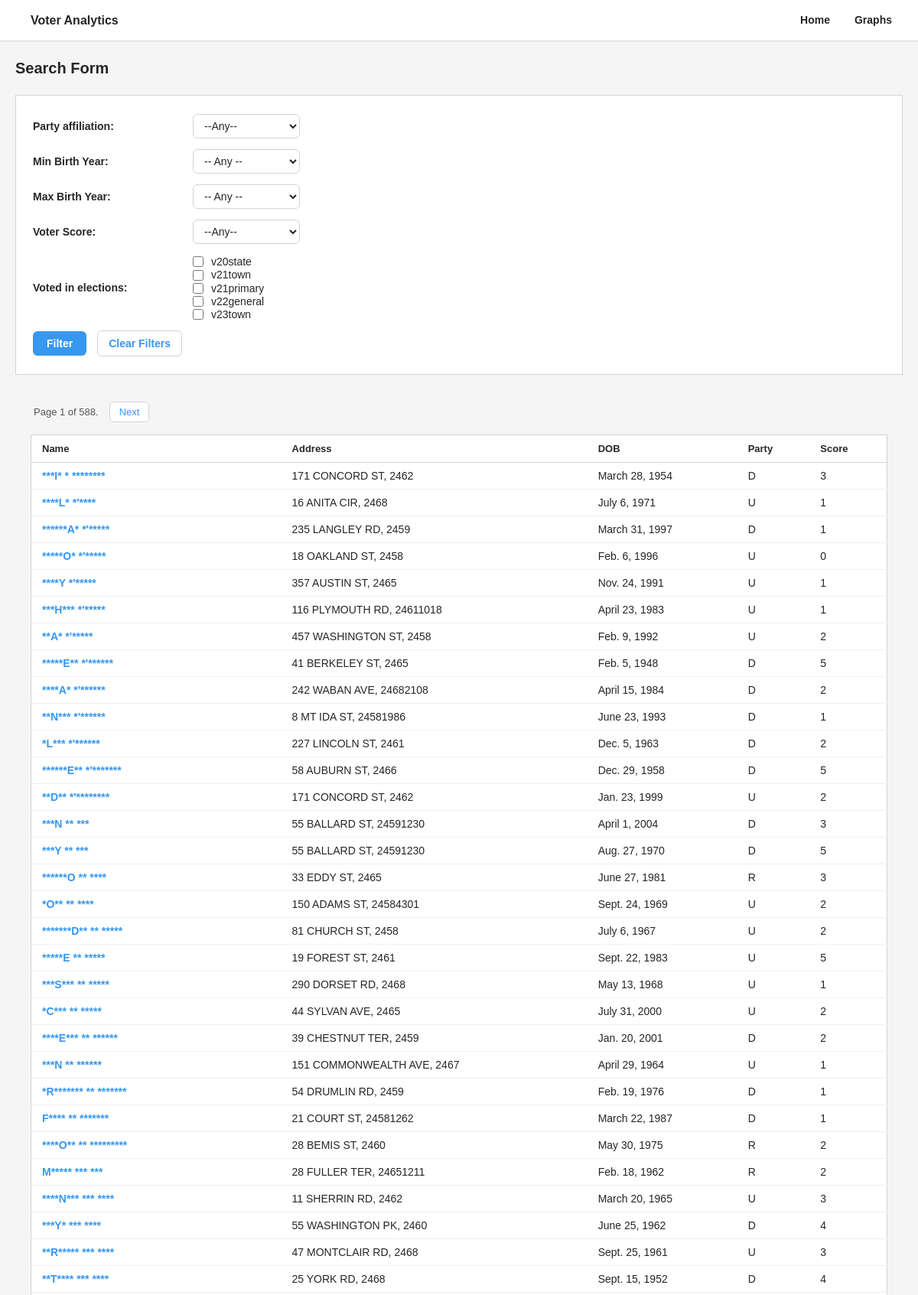
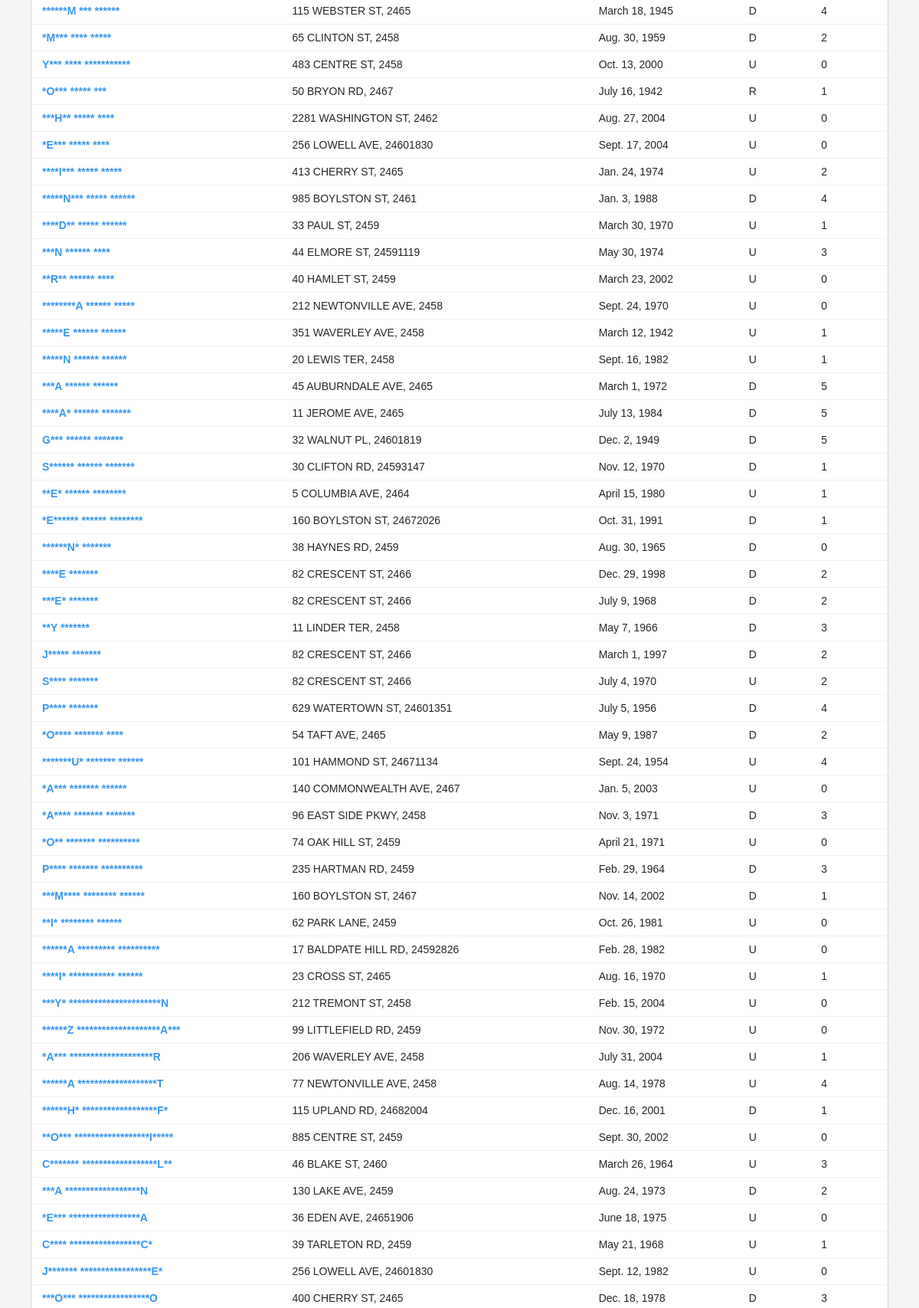
Screenshot of /voter_analytics/ (upper part) with the database file from the repository (2 pictures, top to bottom).
### voter_analytics/models.py (models this page shows, shortened)
class Voter(models.Model):
    voter_id = models.TextField()
    last_name = models.TextField()
    first_name = models.TextField()
    street_num = models.IntegerField(null=True, blank=True)
    street_name = models.TextField()
    apt_num = models.CharField(max_length=10, null=True, blank=True)
    zip = models.CharField(max_length=10)
    dob = models.DateField(null=True, blank=True)
    date_registration = models.DateField(null=True, blank=True)
    party = models.CharField(max_length=2, null=True, blank=True)
    precinct = models.CharField(max_length=10, null=True, blank=True)
    v20 = models.BooleanField(null=True, blank=True)
    v21town = models.BooleanField(null=True, blank=True)
    v21primary = models.BooleanField(null=True, blank=True)
    v22 = models.BooleanField(null=True, blank=True)
    v23 = models.BooleanField(null=True, blank=True)
    voter_score = models.IntegerField()

### voter_analytics/views.py (the view)
# urls.py: path('', views.VotersListView.as_view(), name='voters'),
class VotersListView(ListView):
    template_name = 'voter_analytics/results.html'
    model = Voter
    context_object_name = 'results'
    paginate_by = 100
    def get_queryset(self):
        results = super().get_queryset().order_by('last_name', 'first_name')
        party = self.request.GET.get('party')
        min_dob = self.request.GET.get('min_dob')
        max_dob = self.request.GET.get('max_dob')
        voter_score = self.request.GET.get('voter_score')
        if party:
            results = results.filter(party__iexact=party.strip())
        if min_dob:
          results = results.filter(dob__year__gte=int(min_dob))
        if max_dob:
            results = results.filter(dob__year__lte=int(max_dob))
        if voter_score:
            results = results.filter(voter_score=voter_score)
        for field in ['v20', 'v21town', 'v21primary', 'v22', 'v23']:
            if self.request.GET.get(field):
                results = results.filter(**{field: True})
        return results
    def get_context_data(self, **kwargs):
        context = super().get_context_data(**kwargs)
        get_copy = self.request.GET.copy()
        if 'page' in get_copy:
            del get_copy['page']
        context['query_string'] = get_copy.urlencode()
        context['parties'] = Voter.objects.values_list('party', flat=True).distinct().order_by('party')
        context['years'] = range(1900, 2007)
        context['scores'] = range(0, 6)
        context['get'] = self.request.GET
        return context

### project/context_processors.py (called while the page is built)
def profile_context(request):
    profile_pk = None
    if request.user.is_authenticated:
        try:
            profile_pk = request.user.project_profile.pk
        except:
            profile_pk = None
    return {'profile_pk': profile_pk}

### voter_analytics/templates/voter_analytics/results.html (shortened to what this page needs)
{% extends 'voter_analytics/base.html' %}
{% block content %}
<h1>Search Form</h1>
<form action="{% url 'voters' %}" method="GET">
    <table>
        <tr>
            <th>Party affiliation:</th>
            <td>
                <select name="party">
                    <option value="">--Any--</option>
                </select>
            </td>
        </tr>
        <tr>
            <th>Min Birth Year:</th>
            <td>
                <select name="min_dob">
                    <option value="">-- Any --</option>
                </select>
            </td>
        </tr>
        <tr>
            <th>Max Birth Year:</th>
            <td>
                <select name="max_dob">
                    <option value="">-- Any --</option>
                </select>
            </td>
        </tr>
        <tr>
            <th>Voter Score:</th>
            <td>
                <select name="voter_score">
                    <option value="">--Any--</option>
                </select>
            </td>
        </tr>
        <tr>
            <th>Voted in elections:</th>
            <td>
                <input type="checkbox" name="v20" id="v20" {% if get.v20 %}checked{% endif %}>
                <label for="v20">v20state</label><br>
                <input type="checkbox" name="v21town" id="v21town" {% if get.v21town %}checked{% endif %}>
                <label for="v21town">v21town</label><br>
                <input type="checkbox" name="v21primary" id="v21primary" {% if get.v21primary %}checked{% endif %}>
                <label for="v21primary">v21primary</label><br>
                <input type="checkbox" name="v22" id="v22" {% if get.v22 %}checked{% endif %}>
                <label for="v22">v22general</label><br>
                <input type="checkbox" name="v23" id="v23" {% if get.v23 %}checked{% endif %}>
                <label for="v23">v23town</label><br>
            </td>
        </tr>
        <tr>
            <td>
                <input type="submit" value="Filter">
                <a href="{% url 'voters' %}">Clear Filters</a>
            </td>
        </tr>
    </table>
</form>
<div class="container">
    <div class="row">
        {% if is_paginated %}
            <ul class="pagination">
                <li>Page {{ page_obj.number }} of {{ page_obj.paginator.num_pages }}.</li>
                {% if page_obj.has_next %}
                    <li>
                        <a href="?page={{ page_obj.next_page_number }}{% if query_string %}&{{ query_string }}{% endif %}">Next</a>
                    </li>
                {% endif %}
            </ul>
        {% endif %}
    </div>
    <div class="row">
        <table>
            <tr>
                <th>Name</th>
                <th>Address</th>
                <th>DOB</th>
                <th>Party</th>
                <th>Score</th>
            </tr>
            {% for r in results %}
            <tr>
                <td><a href="{% url 'voter' r.pk %}">{{ r.first_name }} {{ r.last_name }}</a></td>
                <td>{{ r.street_num }} {{ r.street_name }}, {{ r.zip }}</td>
                <td>{{ r.dob }}</td>
                <td>{{ r.party }}</td>
                <td>{{ r.voter_score }}</td>
            </tr>
            {% empty %}
            <tr><td colspan="5">No voters found.</td></tr>
            {% endfor %}
        </table>
    </div>
</div>
{% endblock %}

### static/voter.css (style rules this page uses)
:root { --bg: whitesmoke; --surface: white; --border: lightgray; --border-light: #efefef; --accent: #3897f0; --accent-hover: #2d7fd4; --text: #262626; --text-muted: #555; --radius: 6px; }
*, *::before, *::after { box-sizing: border-box; margin: 0; padding: 0; }
body { font-family: Arial, sans-serif; background-color: var(--bg); color: var(--text); font-size: 14px; line-height: 1.5; }
h1 { font-size: 20px; font-weight: 700; padding: 20px; color: var(--text); }
form { background-color: var(--surface); border: 1px solid var(--border); padding: 16px 20px; margin: 0 20px 20px; }
form table { border: none; width: auto; }
form table th, form table td { border: none; padding: 6px 12px 6px 0; vertical-align: middle; background: transparent; font-size: 14px; }
form table th { font-weight: 700; color: var(--text); white-space: nowrap; }
select { font-family: Arial, sans-serif; font-size: 14px; padding: 6px 10px; border: 1px solid var(--border); border-radius: var(--radius); background: var(--surface); color: var(--text); cursor: pointer; min-width: 140px; }
input[type="checkbox"] { accent-color: var(--accent); width: 14px; height: 14px; margin-right: 6px; cursor: pointer; vertical-align: middle; }
label { font-size: 14px; cursor: pointer; vertical-align: middle; color: var(--text); }
input[type="submit"] { font-family: Arial, sans-serif; font-size: 14px; font-weight: 600; background-color: var(--accent); color: white; border: none; padding: 8px 18px; border-radius: var(--radius); cursor: pointer; transition: background-color 0.15s; }
form a { font-size: 14px; color: var(--text-muted); text-decoration: none; margin-left: 10px; padding: 8px 14px; border: 1px solid var(--border); border-radius: var(--radius); transition: color 0.15s, border-color 0.15s; }
.pagination, ul.pagination { display: flex; align-items: center; gap: 6px; list-style: none; padding: 14px 20px; flex-wrap: wrap; }
.pagination a, .pagination li a { font-size: 13px; color: var(--accent); text-decoration: none; padding: 5px 12px; border: 1px solid var(--border); border-radius: var(--radius); background: var(--surface); transition: background 0.15s; }
.pagination span, .pagination li { font-size: 13px; color: var(--text-muted); padding: 5px 4px; }
.row table { width: calc(100% - 40px); margin: 0 20px; border-collapse: collapse; background-color: var(--surface); border: 1px solid var(--border); font-size: 14px; }
table th { background-color: var(--surface); color: var(--text); font-size: 13px; font-weight: 700; padding: 10px 14px; text-align: left; border-bottom: 1px solid var(--border); border-left: none; border-right: none; border-top: none; }
table td { padding: 9px 14px; border-bottom: 1px solid var(--border-light); border-left: none; border-right: none; border-top: none; color: var(--text); }
table tr:last-child td { border-bottom: none; }
table td a { color: var(--accent); text-decoration: none; font-weight: 600; }
.container { padding: 0 20px; }

### rows the page displays
Voter: first_name "*****E", last_name "** *****", street_num "19", street_name "FOREST ST", zip "2461", dob "Sept. 22, 1983", party "U", voter_score "5"
Voter: first_name "*****N***", last_name "***** ******", street_num "985", street_name "BOYLSTON ST", zip "2461", dob "Jan. 3, 1988", party "D", voter_score "4"
Voter: first_name "**E*", last_name "****** ********", street_num "5", street_name "COLUMBIA AVE", zip "2464", dob "April 15, 1980", party "U", voter_score "1"
Voter: first_name "*A****", last_name "******* *******", street_num "96", street_name "EAST SIDE PKWY", zip "2458", dob "Nov. 3, 1971", party "D", voter_score "3"

### other values shown
{{ page_obj.number }} "1"
{{ page_obj.paginator.num_pages }} "588"
